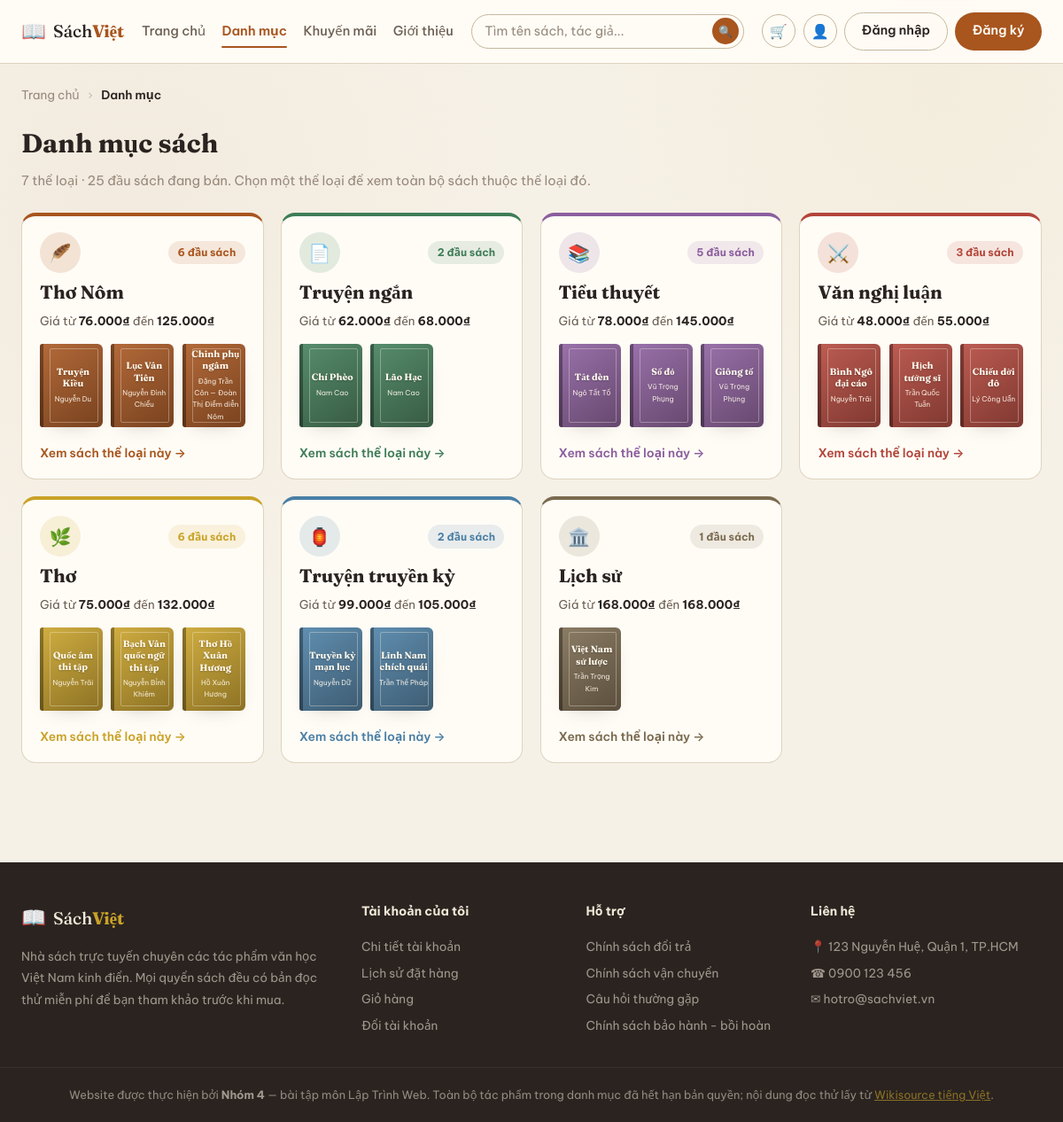
Page /danh-muc.php on the committed database.
### tables this page shows
CREATE TABLE the_loai (
  id          INT          NOT NULL AUTO_INCREMENT COMMENT 'Mã thể loại (tự tăng)',
  ten         VARCHAR(100) NOT NULL                COMMENT 'Tên thể loại, VD: Thơ Nôm',
  mau         CHAR(7)      NOT NULL DEFAULT '#7A6A4F' COMMENT 'Màu bìa sách, dạng #RRGGBB',
  bieu_tuong  VARCHAR(16)  NOT NULL DEFAULT '📚'    COMMENT 'Emoji ở mục Danh mục nổi bật',
  PRIMARY KEY (id),
  UNIQUE KEY uq_the_loai_ten (ten),
  CONSTRAINT chk_the_loai_mau CHECK (mau REGEXP '^#[0-9A-Fa-f]{6}$')
);

CREATE TABLE sach (
  id               INT          NOT NULL AUTO_INCREMENT COMMENT 'Mã sách — dùng trong link sach.php?id=...',
  ten              VARCHAR(200) NOT NULL                COMMENT 'Tên sách',
  tac_gia          VARCHAR(150) NOT NULL DEFAULT 'Khuyết danh' COMMENT 'Tác giả',
  nam_sang_tac     VARCHAR(50)  NULL                    COMMENT 'Năm/thế kỷ sáng tác, VD: 1820 hoặc Thế kỷ XVIII',
  the_loai_id      INT          NOT NULL                COMMENT 'Thể loại → the_loai.id',
  kho_id           INT          NOT NULL                COMMENT 'Kho chứa sách → kho.id',
  gia              INT          NOT NULL                COMMENT 'Giá bán hiện tại (đồng)',
  gia_cu           INT          NULL                    COMMENT 'Giá bìa gốc (đồng); NULL = không giảm giá',
  so_luong         INT          NOT NULL DEFAULT 0      COMMENT 'Số cuốn còn trong kho (0 = hết hàng)',
  mo_ta            TEXT         NULL                    COMMENT 'Mô tả ngắn ở trang chi tiết',
  trich_doan       TEXT         NULL                    COMMENT 'Đoạn đọc thử; các đoạn cách nhau 1 dòng trống',
  link_wikisource  VARCHAR(255) NULL                    COMMENT 'Link đọc toàn văn trên Wikisource',
  hien_thi         TINYINT(1)   NOT NULL DEFAULT 1      COMMENT '1 = đang bán, 0 = ẩn khỏi cửa hàng',
  ngay_them        DATETIME     NOT NULL DEFAULT CURRENT_TIMESTAMP COMMENT 'Ngày đưa lên cửa hàng',
  PRIMARY KEY (id),
  KEY idx_sach_the_loai (the_loai_id),
  KEY idx_sach_kho (kho_id),
  CONSTRAINT fk_sach_the_loai FOREIGN KEY (the_loai_id) REFERENCES the_loai (id)
    ON UPDATE CASCADE ON DELETE RESTRICT,
  CONSTRAINT fk_sach_kho FOREIGN KEY (kho_id) REFERENCES kho (id)
    ON UPDATE CASCADE ON DELETE RESTRICT,
  CONSTRAINT chk_sach_gia      CHECK (gia >= 0),
  CONSTRAINT chk_sach_gia_cu   CHECK (gia_cu IS NULL OR gia_cu >= gia),
  CONSTRAINT chk_sach_so_luong CHECK (so_luong >= 0),
  CONSTRAINT chk_sach_hien_thi CHECK (hien_thi IN (0, 1))
);

### ham-tai-khoan.php (called while the page is built, shortened)
<?php
function nguoi_dung_hien_tai(): ?array
{
    return $_SESSION['nguoi_dung'] ?? null;
}

### ham-sach.php (called while the page is built, shortened)
<?php
function lay_danh_muc(PDO $db, int $so_sach_mau = 3): array
{
    $ds_the_loai = $db->query('
        SELECT tl.id, tl.ten, tl.mau, tl.bieu_tuong,
               COUNT(s.id) AS so_sach,
               MIN(s.gia)  AS gia_thap,
               MAX(s.gia)  AS gia_cao
        FROM the_loai tl
        LEFT JOIN sach s ON s.the_loai_id = tl.id AND s.hien_thi = 1
        GROUP BY tl.id, tl.ten, tl.mau, tl.bieu_tuong
        ORDER BY tl.id
    ')->fetchAll();
    $ds_sach = $db->query('
        SELECT id, ten, tac_gia, the_loai_id
        FROM sach
        WHERE hien_thi = 1
        ORDER BY the_loai_id, id
    ')->fetchAll();
    $sach_theo_loai = [];
    foreach ($ds_sach as $s) {
        if (count($sach_theo_loai[$s['the_loai_id']] ?? []) < $so_sach_mau) {
            $sach_theo_loai[$s['the_loai_id']][] = $s;
        }
    }
    return $ds_the_loai;
}

### danh-muc.php (the view, shortened to what this page needs)
<?php
require_once __DIR__ . '/inc/khoi-tao.php';
$menu = 'danh-muc';
$ds_danh_muc = lay_danh_muc($db, 3);
$tong_sach = array_sum(array_column($ds_danh_muc, 'so_sach'));
?>
<!DOCTYPE html>
<html lang="vi">
<head>
<link rel="stylesheet" href="style.css">
</head>
<body>
<?php include __DIR__ . '/inc/dau-trang.php'; ?>
<main class="page">
  <nav class="breadcrumb" aria-label="Đường dẫn">
    <a href="index.php">Trang chủ</a> <span>›</span> <strong>Danh mục</strong>
  </nav>
  <h1 class="page-title">Danh mục sách</h1>
  <p class="page-sub"><?= count($ds_danh_muc) ?> thể loại · <?= $tong_sach ?> đầu sách đang bán.
     Chọn một thể loại để xem toàn bộ sách thuộc thể loại đó.</p>
  <div class="dmuc-grid">
<?php foreach ($ds_danh_muc as $tl): ?>
    <a class="dmuc-card" href="the-loai.php?id=<?= $tl['id'] ?>" style="--mau:<?= mau($tl['mau']) ?>">
      <span class="dmuc-top">
        <span class="dmuc-icon"><?= e($tl['bieu_tuong']) ?></span>
        <span class="dmuc-so"><?= $tl['so_sach'] ?> đầu sách</span>
      </span>
      <h2 class="dmuc-ten"><?= e($tl['ten']) ?></h2>
<?php if ($tl['so_sach'] > 0): ?>
      <span class="dmuc-gia">Giá từ <strong><?= tien($tl['gia_thap']) ?></strong> đến <strong><?= tien($tl['gia_cao']) ?></strong></span>
      <span class="dmuc-bia">
<?php foreach ($tl['sach_mau'] as $s): ?>
        <span class="dmuc-bia-item" title="<?= e($s['ten']) ?>"><?= bia($s['ten'], $s['tac_gia'], $tl['mau']) ?></span>
<?php endforeach; ?>
      </span>
<?php else: ?>
      <span class="dmuc-gia">Thể loại này chưa có sách.</span>
<?php endif; ?>
      <span class="dmuc-xem">Xem sách thể loại này →</span>
    </a>
<?php endforeach; ?>
  </div>
</main>
<?php include __DIR__ . '/inc/chan-trang.php'; ?>
</body>
</html>

### dau-trang.php (shortened to what this page needs)
<?php
$nd_header = nguoi_dung_hien_tai();
$so_dau_sach_trong_gio = $nd_header ? dem_sach_trong_gio($db, $nd_header['id']) : 0;
$tu_khoa_header = get_chuoi('q');
$menu = $menu ?? '';
?>
<header class="site-header">
  <div class="header-inner">
    <a href="index.php" class="logo">
      <span class="logo-icon">📖</span>
      <span class="logo-text">Sách<strong>Việt</strong></span>
    </a>
    <nav class="main-nav" aria-label="Menu Chính">
      <a href="index.php"<?= $menu === 'trang-chu' ? ' class="active"' : '' ?>>Trang chủ</a>
      <a href="danh-muc.php"<?= $menu === 'danh-muc' ? ' class="active"' : '' ?>>Danh mục</a>
      <a href="index.php#khuyen-mai">Khuyến mãi</a>
      <a href="index.php#gioi-thieu">Giới thiệu</a>
    </nav>
    <form class="search-box" action="index.php#danh-sach" method="get" role="search">
      <input type="search" id="q" name="q" value="<?= e($tu_khoa_header) ?>" placeholder="Tìm tên sách, tác giả...">
      <button type="submit" aria-label="Tìm">🔍</button>
    </form>
    <div class="header-actions">
      <a href="gio-hang.php" class="icon-btn" aria-label="Giỏ hàng">
        🛒<?php if ($so_dau_sach_trong_gio > 0): ?><span class="badge"><?= $so_dau_sach_trong_gio ?></span><?php endif; ?>
      </a>
<?php if ($nd_header): ?>
      <a href="tai-khoan.php" class="user-chip" title="Tài khoản của tôi">
        <span class="user-ava"><?= e(viet_tat($nd_header['ho_ten'])) ?></span>
        <span class="user-ten"><?= e($nd_header['ho_ten']) ?></span>
      </a>
      <form class="form-dang-xuat" action="dang-xuat.php" method="post">
        <button type="submit" class="btn btn-ghost">Đăng xuất</button>
      </form>
<?php else: ?>
      <a href="login.php" class="icon-btn" aria-label="Tài khoản">👤</a>
      <a href="login.php" class="btn btn-ghost">Đăng nhập</a>
      <a href="register.php" class="btn btn-solid">Đăng ký</a>
<?php endif; ?>
    </div>
  </div>
</header>

### ham.php (shortened to what this page needs)
<?php
function e($chuoi): string
{
    return htmlspecialchars((string) $chuoi, ENT_QUOTES, 'UTF-8');
}
function tien($so): string
{
    return number_format((int) $so, 0, ',', '.') . '₫';
}
function mau($ma_mau): string
{
    return preg_match('/^#[0-9a-fA-F]{6}$/', (string) $ma_mau) ? $ma_mau : '#7A6A4F';
}
function bia($ten, $tac_gia, $mau): string
{
    return '<span class="bia" style="--mau:' . mau($mau) . '"><span class="bia-vien"></span>'
         . '<span class="bia-ten">' . e($ten) . '</span><span class="bia-tg">' . e($tac_gia) . '</span>'
         . '<span class="bia-nxb">TỦ SÁCH KINH ĐIỂN</span></span>';
}
function get_chuoi(string $ten): string
{
    $gia_tri = $_GET[$ten] ?? '';
    return is_string($gia_tri) ? trim(mb_scrub($gia_tri, 'UTF-8')) : '';
}

### chan-trang.php (shortened to what this page needs)
<footer class="site-footer">
  <div class="footer-grid">
    <div class="footer-col">
      <span class="logo">
        <span class="logo-icon">📖</span>
        <span class="logo-text">Sách<strong>Việt</strong></span></span>
      <p>Nhà sách trực tuyến chuyên các tác phẩm văn học Việt Nam kinh điển.
         Mọi quyển sách đều có bản đọc thử miễn phí để bạn tham khảo trước khi mua.</p>
    </div>
    <div class="footer-col">
      <h4>Tài khoản của tôi</h4>
      <a href="tai-khoan.php">Chi tiết tài khoản</a>
      <a href="lich-su-don-hang.php">Lịch sử đặt hàng</a>
      <a href="gio-hang.php">Giỏ hàng</a>
      <a href="login.php">Đổi tài khoản</a>
    </div>
    <div class="footer-col">
      <h4>Hỗ trợ</h4>
      <a href="index.php#khuyen-mai">Chính sách đổi trả</a>
      <a href="index.php#khuyen-mai">Chính sách vận chuyển</a>
      <a href="index.php#gioi-thieu">Câu hỏi thường gặp</a>
      <a href="index.php#khuyen-mai">Chính sách bảo hành - bồi hoàn</a>
    </div>
    <div class="footer-col">
      <h4>Liên hệ</h4>
      <a>📍 123 Nguyễn Huệ, Quận 1, TP.HCM</a>
      <a>☎ 0900 123 456</a>
      <a>✉ hotro@sachviet.vn</a>
    </div>
  </div>
  <div class="footer-bottom">
    <p>Website được thực hiện bởi <strong>Nhóm 4</strong> — bài tập môn Lập Trình Web.
       Toàn bộ tác phẩm trong danh mục đã hết hạn bản quyền; nội dung đọc thử lấy từ
       <a href="https://vi.wikisource.org" target="_blank">Wikisource tiếng Việt</a>.</p>
  </div>
</footer>

### rows in the picture
the_loai: bieu_tuong "🪶", so_sach "6", ten "Thơ Nôm", gia_thap "76.000₫", gia_cao "125.000₫"
sach: ten "Truyện Kiều", tac_gia "Nguyễn Du"
sach: ten "Lục Vân Tiên", tac_gia "Nguyễn Đình Chiểu"
sach: ten "Chinh phụ ngâm", tac_gia "Đặng Trần Côn — Đoàn Thị Điểm diễn Nôm"
the_loai: bieu_tuong "📄", so_sach "2", ten "Truyện ngắn", gia_thap "62.000₫", gia_cao "68.000₫"
sach: ten "Chí Phèo", tac_gia "Nam Cao"
sach: ten "Lão Hạc", tac_gia "Nam Cao"
the_loai: bieu_tuong "📚", so_sach "5", ten "Tiểu thuyết", gia_thap "78.000₫", gia_cao "145.000₫"
sach: ten "Tắt đèn", tac_gia "Ngô Tất Tố"
sach: ten "Số đỏ", tac_gia "Vũ Trọng Phụng"
sach: ten "Giông tố", tac_gia "Vũ Trọng Phụng"
the_loai: bieu_tuong "⚔️", so_sach "3", ten "Văn nghị luận", gia_thap "48.000₫", gia_cao "55.000₫"
sach: ten "Bình Ngô đại cáo", tac_gia "Nguyễn Trãi"
sach: ten "Hịch tướng sĩ", tac_gia "Trần Quốc Tuấn"
sach: ten "Chiếu dời đô", tac_gia "Lý Công Uẩn"
the_loai: bieu_tuong "🌿", so_sach "6", ten "Thơ", gia_thap "75.000₫", gia_cao "132.000₫"
sach: ten "Quốc âm thi tập", tac_gia "Nguyễn Trãi"
sach: ten "Bạch Vân quốc ngữ thi tập", tac_gia "Nguyễn Bỉnh Khiêm"
sach: ten "Thơ Hồ Xuân Hương", tac_gia "Hồ Xuân Hương"
the_loai: bieu_tuong "🏮", so_sach "2", ten "Truyện truyền kỳ", gia_thap "99.000₫", gia_cao "105.000₫"
sach: ten "Truyền kỳ mạn lục", tac_gia "Nguyễn Dữ"
sach: ten "Lĩnh Nam chích quái", tac_gia "Trần Thế Pháp"
the_loai: bieu_tuong "🏛️", so_sach "1", ten "Lịch sử", gia_thap "168.000₫", gia_cao "168.000₫"
sach: ten "Việt Nam sử lược", tac_gia "Trần Trọng Kim"

### other values in the picture
count($ds_danh_muc) "7"
$tong_sach "25"
